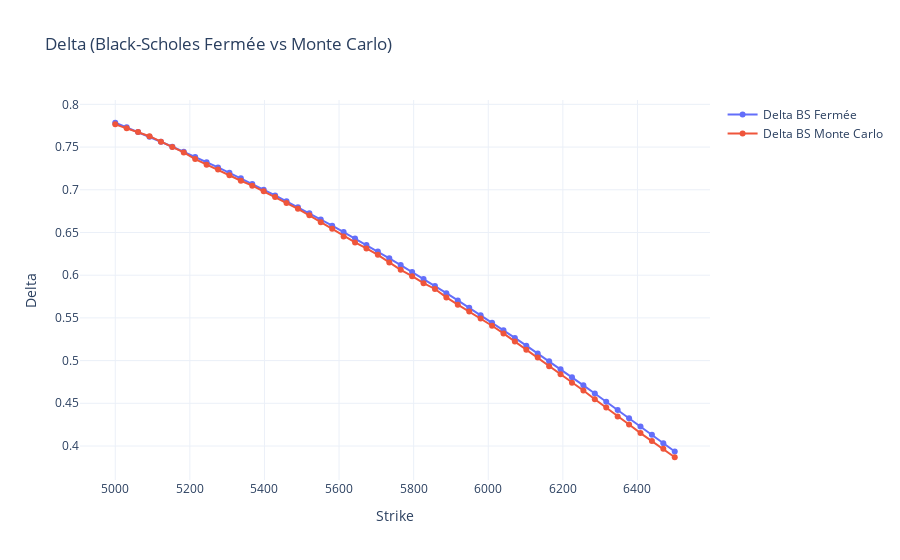
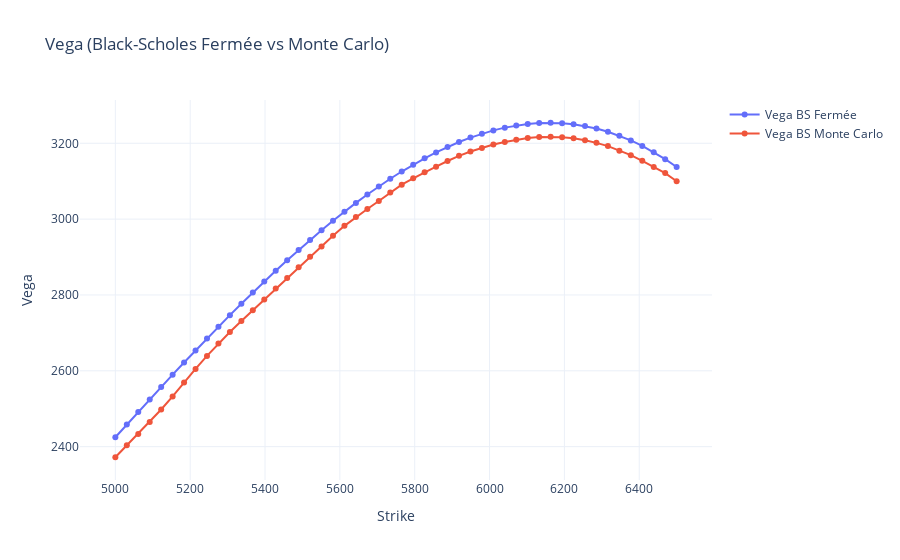
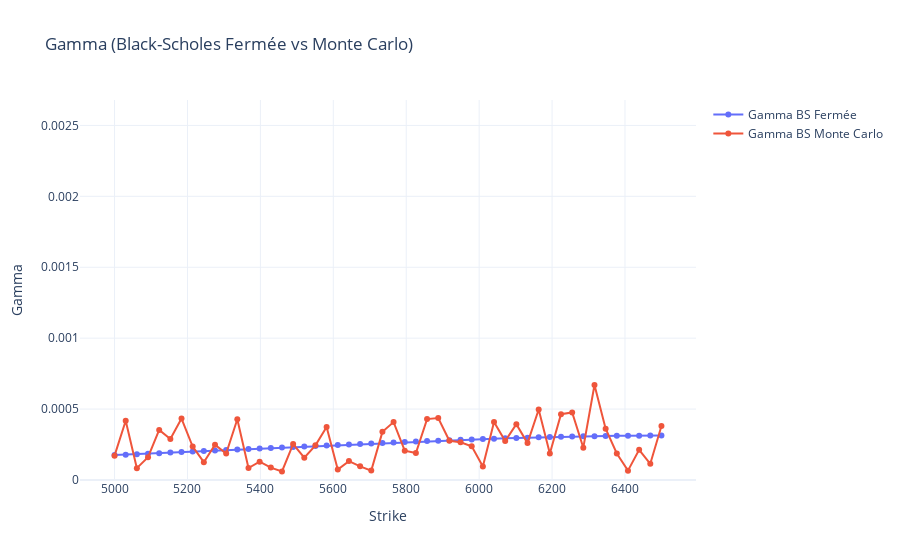
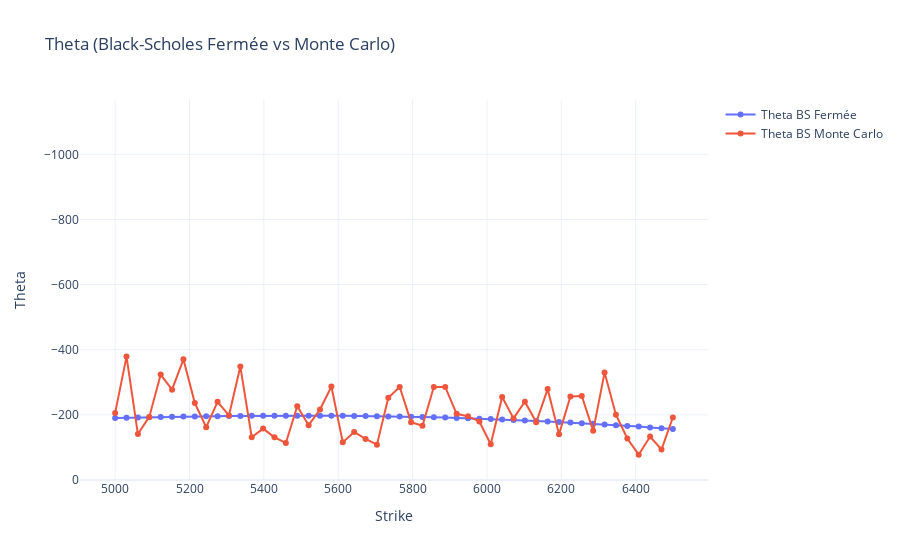

Notebook code cell kept with these figures, in order:
### Code cell
# Paramètres communs
S0 = 5768.0
T = 2.0
strikes = np.linspace(5000, 6500, 50)

bs_delta_closed = []
bs_vega_closed = []
bs_gamma_closed = []
bs_theta_closed = []

bs_delta_mc = []
bs_vega_mc = []
bs_gamma_mc = []
bs_theta_mc = []

for K in strikes:
    # Black-Scholes Fermée
    res_bs = black_scholes_greeks(S=S0, K=K, T=T, sigma=market.get_volatility(K, T), market=market, option_type="call")
    bs_delta_closed.append(res_bs["delta"])
    bs_vega_closed.append(res_bs["vega"])
    bs_gamma_closed.append(res_bs["gamma"])
    bs_theta_closed.append(res_bs["theta"])

    # Monte Carlo Black-Scholes
    settings.model = Model.BLACK_SCHOLES
    settings.pricing_engine_type = PricingEngineType.MC
    settings.nb_paths = 10000
    settings.nb_steps = 200
    bs_launcher = PricingLauncher(settings)
    call_bs = EuropeanCallOption(maturity=T, strike=K)
    bs_results = bs_launcher.get_results(call_bs)
    bs_delta_mc.append(bs_results.greeks["delta"])
    bs_vega_mc.append(bs_results.greeks["vega"])
    bs_gamma_mc.append(bs_results.greeks["gamma"])
    bs_theta_mc.append(bs_results.greeks["theta"])

# Graphique Delta
fig_delta = go.Figure()
fig_delta.add_trace(go.Scatter(x=strikes, y=bs_delta_closed, mode='lines+markers', name='Delta BS Fermée'))
fig_delta.add_trace(go.Scatter(x=strikes, y=bs_delta_mc, mode='lines+markers', name='Delta BS Monte Carlo'))
fig_delta.update_layout(title="Delta (Black-Scholes Fermée vs Monte Carlo)", xaxis_title="Strike", yaxis_title="Delta", template="plotly_white")
fig_delta.show()

# Graphique Vega
fig_vega = go.Figure()
fig_vega.add_trace(go.Scatter(x=strikes, y=bs_vega_closed, mode='lines+markers', name='Vega BS Fermée'))
fig_vega.add_trace(go.Scatter(x=strikes, y=bs_vega_mc, mode='lines+markers', name='Vega BS Monte Carlo'))
fig_vega.update_layout(title="Vega (Black-Scholes Fermée vs Monte Carlo)", xaxis_title="Strike", yaxis_title="Vega", template="plotly_white")
fig_vega.show()

# Graphique Gamma
fig_gamma = go.Figure()
fig_gamma.add_trace(go.Scatter(x=strikes, y=bs_gamma_closed, mode='lines+markers', name='Gamma BS Fermée'))
fig_gamma.add_trace(go.Scatter(x=strikes, y=bs_gamma_mc, mode='lines+markers', name='Gamma BS Monte Carlo'))
fig_gamma.update_layout(title="Gamma (Black-Scholes Fermée vs Monte Carlo)", xaxis_title="Strike", yaxis_title="Gamma", template="plotly_white", yaxis=dict(range=[0, max(bs_gamma_closed + bs_gamma_mc)*4]))
fig_gamma.show()

# Graphique Theta
fig_theta = go.Figure()
fig_theta.add_trace(go.Scatter(x=strikes, y=bs_theta_closed, mode='lines+markers', name='Theta BS Fermée'))
fig_theta.add_trace(go.Scatter(x=strikes, y=bs_theta_mc, mode='lines+markers', name='Theta BS Monte Carlo'))
fig_theta.update_layout(title="Theta (Black-Scholes Fermée vs Monte Carlo)", xaxis_title="Strike", yaxis_title="Theta", template="plotly_white",yaxis=dict(range=[0, max(bs_theta_closed + bs_theta_mc)*15]))
fig_theta.show()
